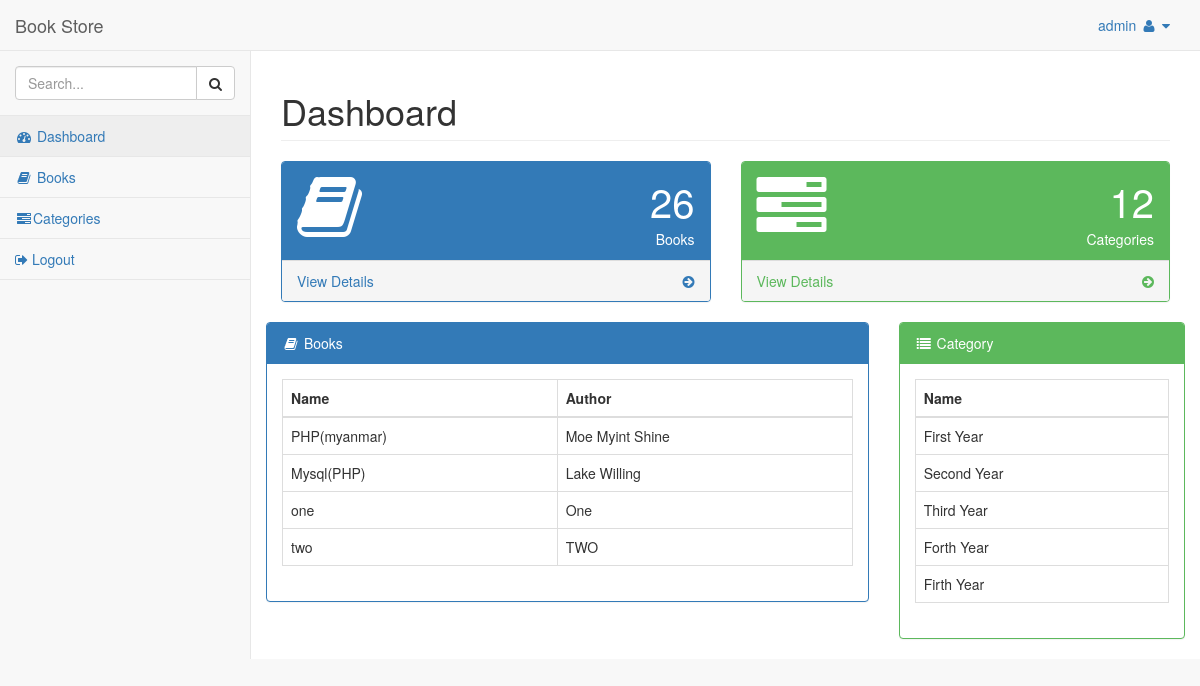
Page /template/dashboard.php (signed in) on the committed database.
### tables this page shows
CREATE TABLE `Books` (
  `id` int(11) NOT NULL,
  `bookName` varchar(255) NOT NULL,
  `authorName` varchar(255) NOT NULL,
  `bookCover` varchar(255) NOT NULL,
  `bookFile` varchar(255) NOT NULL,
  `cat_Id` int(11) NOT NULL,
  `created_date` datetime NOT NULL
);

CREATE TABLE `catagory` (
  `id` int(11) NOT NULL,
  `name` varchar(255) NOT NULL,
  `created_date` datetime NOT NULL
);

### config.php (called while the page is built, shortened)
<?php
    class BookstoreUser{
        public function __construct()
        {
            try{
                $this->db=new PDO('mysql:host=localhost;dbname=Bookstore','root','root');
            }catch (PDOException $e){
                die($e);
            }
        }
        public function showCategory(){
            $res=$this->db->query("SELECT * FROM catagory");
            return $res;
        }
        public function showBooks(){
            $res=$this->db->query("SELECT * FROM Books");
            return $res;
        }
    }
?>

### template/dashboard.php (the view, shortened to what this page needs)
<?php include ("../config.php")?>
<!DOCTYPE html>
<html lang="en">
<head>
    <link href="vendor/bootstrap/css/bootstrap.min.css" rel="stylesheet">
    <link href="vendor/metisMenu/metisMenu.min.css" rel="stylesheet">
    <link href="css/sb-admin-2.css" rel="stylesheet">
    <link href="vendor/morrisjs/morris.css" rel="stylesheet">
    <link href="vendor/font-awesome/css/font-awesome.min.css" rel="stylesheet" type="text/css">
</head>
<body>
<div id="wrapper">
    <nav class="navbar navbar-default navbar-static-top" role="navigation" style="margin-bottom: 0">
        <div class="navbar-header">
            <a class="navbar-brand" href="/">Book Store</a>
        </div>
        <ul class="nav navbar-top-links navbar-right">
            <li class="dropdown">
                <a class="dropdown-toggle" data-toggle="dropdown" href="#">
                    <?php
                    echo $_SESSION['login']?>
                    <i class="fa fa-user fa-fw"></i> <i class="fa fa-caret-down"></i>
                </a>
            </li>
        </ul>
        <div class="navbar-default sidebar" role="navigation">
            <div class="sidebar-nav navbar-collapse">
                <ul class="nav" id="side-menu">
                    <li class="sidebar-search">
                        <div class="input-group custom-search-form">
                            <input type="text" class="form-control" placeholder="Search...">
                            <span class="input-group-btn">
                                <button class="btn btn-default" type="button">
                                    <i class="fa fa-search"></i>
                                </button>
                            </span>
                        </div>
                    </li>
                    <li>
                        <a href="dashboard.php"><i class="fa fa-dashboard fa-fw"></i> Dashboard</a>
                    </li>
                    <li>
                        <a href="book.php"><i class="fa fa-book fa-fw"></i> Books</a>
                    </li>
                    <li>
                        <a href="category.php"><i class="fa fa-tasks fa-fw"></i>Categories</a>
                    </li>
                    <li>
                        <a href="../logout.php"><i class="fa fa-sign-out"></i> Logout</a>
                    </li>
                </ul>
            </div>
        </div>
    </nav>
    <div id="page-wrapper">
        <div class="row">
            <div class="col-lg-12">
                <h1 class="page-header">Dashboard</h1>
            </div>
        </div>
        <div class="row">
            <div class="col-lg-6 col-md-6">
                <div class="panel panel-primary">
                    <div class="panel-heading">
                        <div class="row">
                            <div class="col-xs-3">
                                <i class="fa fa-book fa-5x"></i>
                            </div>
                            <div class="col-xs-9 text-right">
                                <div class="huge">26</div>
                                <div>Books</div>
                            </div>
                        </div>
                    </div>
                    <a href="book.php">
                        <div class="panel-footer">
                            <span class="pull-left">View Details</span>
                            <span class="pull-right"><i class="fa fa-arrow-circle-right"></i></span>
                            <div class="clearfix"></div>
                        </div>
                    </a>
                </div>
            </div>
            <div class="col-lg-6 col-md-6">
                <div class="panel panel-green">
                    <div class="panel-heading">
                        <div class="row">
                            <div class="col-xs-3">
                                <i class="fa fa-tasks fa-5x"></i>
                            </div>
                            <div class="col-xs-9 text-right">
                                <div class="huge">12</div>
                                <div>Categories</div>
                            </div>
                        </div>
                    </div>
                    <a href="category.php">
                        <div class="panel-footer">
                            <span class="pull-left">View Details</span>
                            <span class="pull-right"><i class="fa fa-arrow-circle-right"></i></span>
                            <div class="clearfix"></div>
                        </div>
                    </a>
                </div>
            </div>
        <div class="row">
            <div class="col-lg-8">
                <div class="panel panel-primary">
                    <div class="panel-heading">
                        <i class="fa fa-book fa-fw"></i> Books
                    </div>
                    <div class="panel-body">
                        <div class="table-responsive">
                        <table class="table table-bordered">
                            <thead>
                            <tr>
                                <th>Name</th>
                                <th>Author</th>
                            </tr>
                            </thead>
                            <tbody>
                        <?php
                        $book=new BookstoreUser();
                        $showBook=$book->showBooks();
                        foreach ($showBook as $row){
                            ?>
                            <tr>
                                <td><?php echo $row['bookName']?></td>
                                <td><?php echo $row['authorName']?></td>
                            </tr>
                            <?php
                        }
                        ?>
                            </tbody>
                        </table>
                        </div>
                    </div>
                </div>
            </div>
            <div class="col-lg-4">
                <div class="panel panel-green">
                    <div class="panel-heading">
                        <i class="fa fa-list fa-fw"></i> Category
                    </div>
                    <div class="panel-body">
                        <div class="table-responsive">
                        <table class="table table-bordered">
                            <thead>
                                <tr>
                                    <th>Name</th>
                                </tr>
                            </thead>
                            <tbody>
                            <?php
                            $cat=new BookstoreUser();
                            $showCat=$cat->showCategory();
                            foreach ($showCat as $row){
                                ?>
                                <tr>
                                    <td><?php echo $row['name']?></td>
                                </tr>
                                <?php
                            }
                            ?>
                            </tbody>
                        </table>
                        </div>
                    </div>
                </div>
            </div>
        </div>
    </div>
</div>
</body>
</html>

### template/css/sb-admin-2.css (style rules this page uses)
body { background-color: #f8f8f8; }
#wrapper { width: 100%; }
#page-wrapper { padding: 0 15px; min-height: 568px; background-color: white; }
@media (min-width: 768px) { #page-wrapper { position: inherit; margin: 0 0 0 250px; padding: 0 30px; border-left: 1px solid #e7e7e7; } }
.navbar-top-links { margin-right: 0; }
.navbar-top-links li { display: inline-block; }
.navbar-top-links li:last-child { margin-right: 15px; }
.navbar-top-links li a { padding: 15px; min-height: 50px; }
.sidebar .sidebar-nav.navbar-collapse { padding-left: 0; padding-right: 0; }
.sidebar .sidebar-search { padding: 15px; }
.sidebar ul li { border-bottom: 1px solid #e7e7e7; }
.sidebar ul li a.active { background-color: #eeeeee; }
@media (min-width: 768px) { .sidebar { z-index: 1; position: absolute; width: 250px; margin-top: 51px; } }
.huge { font-size: 40px; }
.panel-green { border-color: #5cb85c; }
.panel-green > .panel-heading { border-color: #5cb85c; color: white; background-color: #5cb85c; }
.panel-green > a { color: #5cb85c; }

### rows in the picture
books: bookName "PHP(myanmar)", authorName "Moe Myint Shine"
books: bookName "Mysql(PHP)", authorName "Lake Willing"
books: bookName "one", authorName "One"
books: bookName "two", authorName "TWO"
catagory: name "First Year"
catagory: name "Second Year"
catagory: name "Third Year"
catagory: name "Forth Year"
catagory: name "Firth Year"

### other values in the picture
$_SESSION['login'] "admin"
